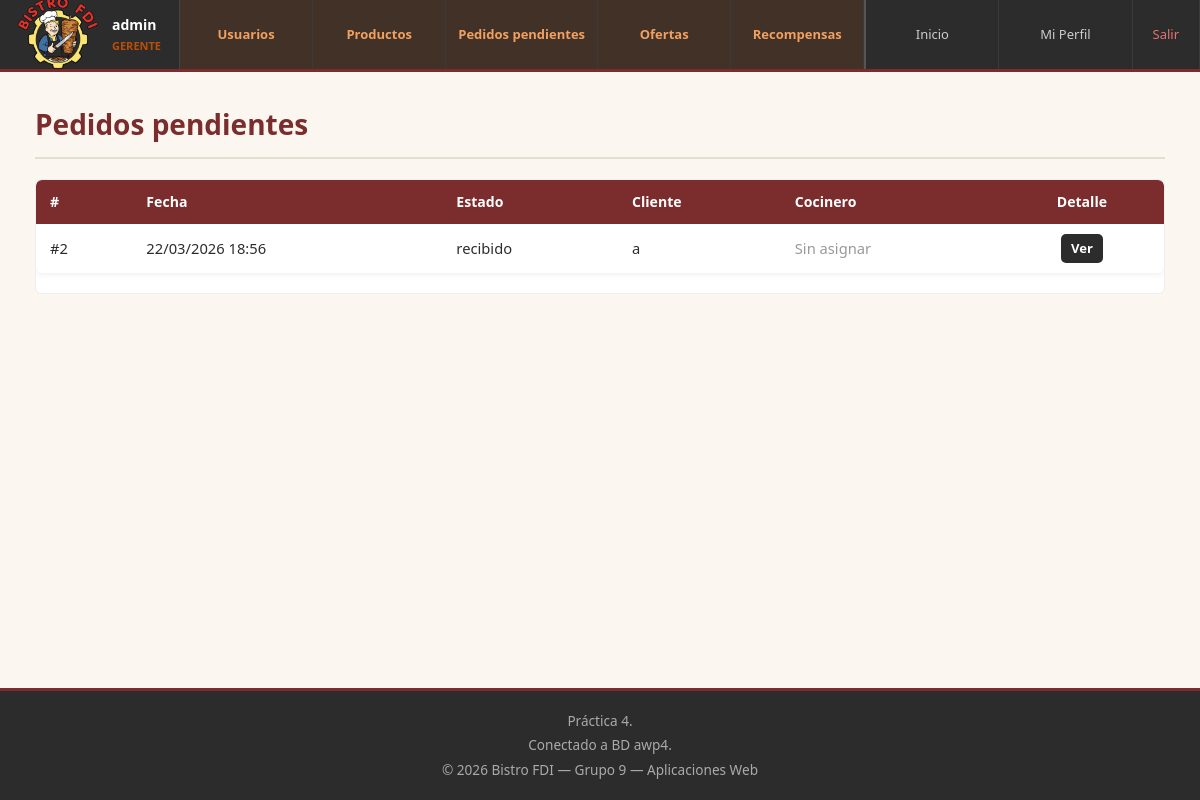
/admin/pedidos_pendientes.php (signed in), run on an earlier commit of the app's database.
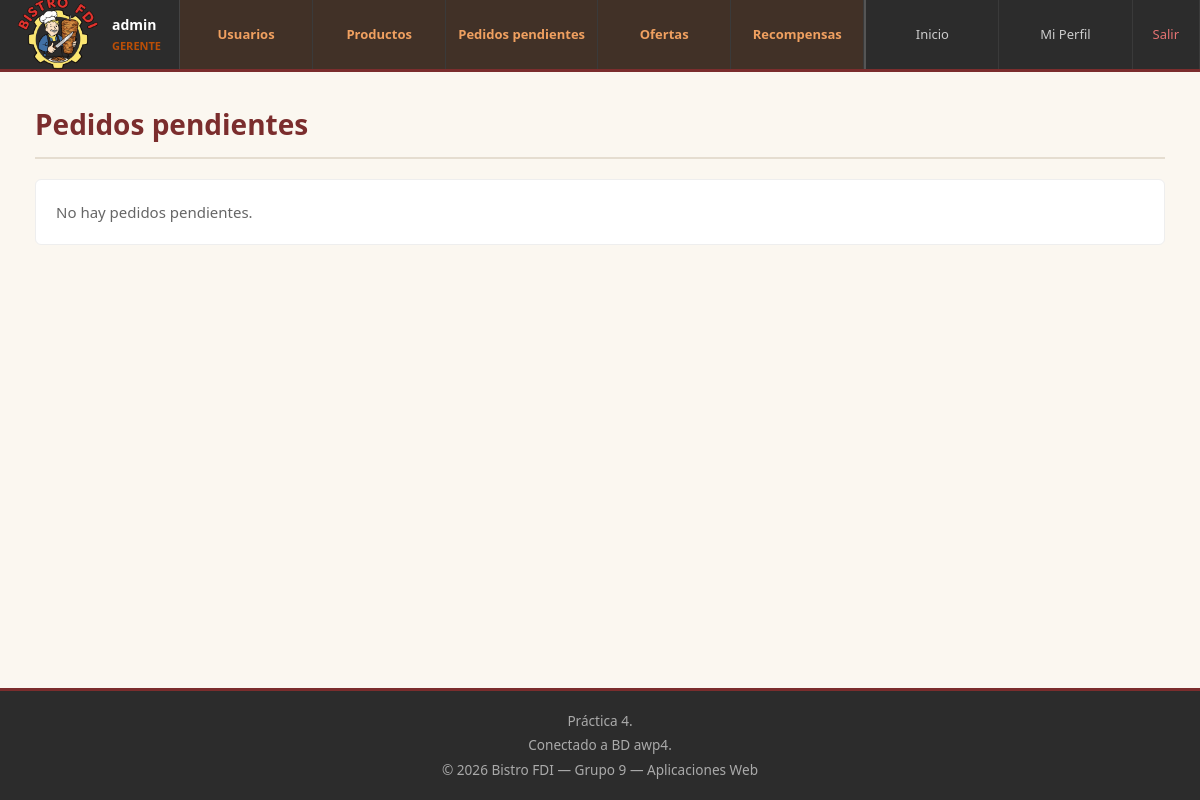
And on a later commit of the database.
### tables this page shows
CREATE TABLE `pedidos` (
  `id` int(11) NOT NULL,
  `id_usuario` int(11) NOT NULL,
  `id_cocinero` int(11) DEFAULT NULL,
  `numero_dia` int(11) NOT NULL,
  `fecha_hora` datetime DEFAULT current_timestamp(),
  `estado` enum('nuevo','recibido','en preparación','cocinando','listo cocina','terminado','entregado','cancelado') DEFAULT 'nuevo',
  `tipo` enum('local','llevar') NOT NULL,
  `total_sin_descuento` decimal(10,2) NOT NULL DEFAULT 0.00,
  `descuento_aplicado` decimal(10,2) NOT NULL DEFAULT 0.00,
  `total_iva` decimal(10,2) NOT NULL
);

CREATE TABLE `usuarios` (
  `id` int(11) NOT NULL,
  `nombre_usuario` varchar(50) NOT NULL,
  `email` varchar(100) NOT NULL,
  `nombre` varchar(50) NOT NULL,
  `apellidos` varchar(100) NOT NULL,
  `password` varchar(255) NOT NULL,
  `rol` enum('cliente','camarero','cocinero','gerente') DEFAULT 'cliente',
  `avatar` varchar(255) DEFAULT 'default.png',
  `bistrocoins` int(11) DEFAULT 0
);

### includes/clases/cocineros/Cocina.php (called while the page is built, shortened)
<?php
class Cocina
{
    public static function listaPedidosPendientesGerente()
    {
        $conn = Aplicacion::getInstance()->getConexionBd();
        $sql = "SELECT p.*,
                       uc.nombre_usuario AS cliente_user,
                       uc.nombre AS cliente_nombre,
                       uc.apellidos AS cliente_apellidos,
                       uco.nombre_usuario AS cocinero_user,
                       uco.avatar AS cocinero_avatar
                FROM pedidos p
                JOIN usuarios uc ON uc.id = p.id_usuario
                LEFT JOIN usuarios uco ON uco.id = p.id_cocinero
                WHERE p.estado IN ('recibido','en preparación','cocinando','listo cocina','terminado')
                ORDER BY p.fecha_hora ASC";
        $res = $conn->query($sql);
        $pedidos = [];
        if ($res) {
            while ($row = $res->fetch_assoc()) {
                $pedidos[] = $row;
            }
        }
        return $pedidos;
    }
}

### admin/pedidos_pendientes.php (the view, shortened to what this page needs)
<?php
$pedidos = Cocina::listaPedidosPendientesGerente();
$contenidoPrincipal = "<h1 class='mt-0'>Pedidos pendientes</h1>";
if (empty($pedidos)) {
    $contenidoPrincipal .= "<div class='panel-tabla'><div class='panel-vacio'>No hay pedidos pendientes.</div></div>";
} else {
    $contenidoPrincipal .= "
    <div class='panel-tabla'>
    <table>
        <thead><tr>
            <th>#</th><th>Fecha</th><th>Estado</th><th>Cliente</th><th>Cocinero</th>
            <th class='texto-centro'>Detalle</th>
        </tr></thead>
        <tbody>";
    foreach ($pedidos as $p) {
        $num    = htmlspecialchars($p['numero_dia']);
        $fecha  = date('d/m/Y H:i', strtotime($p['fecha_hora']));
        $estado = htmlspecialchars($p['estado']);
        $cliente = htmlspecialchars($p['cliente_user']);
        $cocineroHtml = "<span class='cocinero-sin-asignar'>Sin asignar</span>";
        $contenidoPrincipal .= "
        <tr>
            <td>#{$num}</td>
            <td>{$fecha}</td>
            <td>{$estado}</td>
            <td>{$cliente}</td>
            <td>{$cocineroHtml}</td>
            <td class='texto-centro'>
                <a href='pedido_pendiente.php?id={$p['id']}'>
                    <button class='btn-oscuro btn-sm'>Ver</button>
                </a>
            </td>
        </tr>";
    }
    $contenidoPrincipal .= "</tbody></table></div>";
}
require RAIZ_APP . '/vistas/plantillas/plantilla.php';

What changed in the data, as far as the page shows it:
no longer on this page (row edited): pedidos: numero_dia "2", fecha_hora "22/03/2026 18:56", estado "recibido", id_usuario.nombre_usuario "a"
Also different on the page:
text no longer shown: "# Fecha Estado Cliente Cocinero Detalle"
text now shown: "No hay pedidos pendientes."
